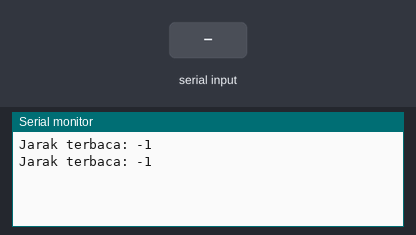
Simulated run of this sketch. Board: Arduino Uno, built with avr-gcc and run on an emulated ATmega328P. On the bench: the last lines printed to the serial monitor. Inputs (shaded band) come from the test bench.

Above: at 1.8 s.
1.9 s: "1" received over the second serial link
At 2.4 s:
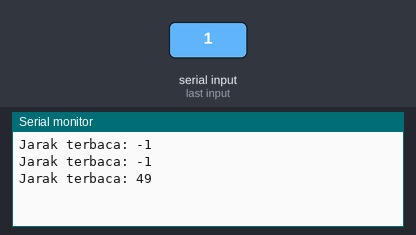
3.4 s: "0" received over the second serial link
At 4.7 s:
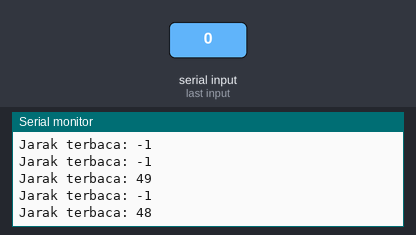
4.9 s: "2" received over the second serial link
At 5.8 s:
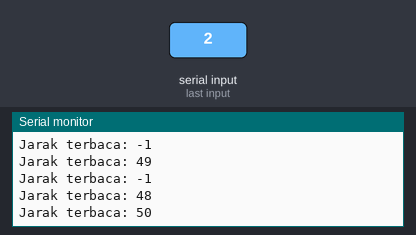
Timing chart, 0 to 7.9 s (numbered marks = the images above; inputs shaded):
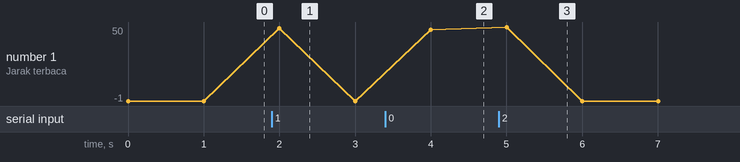

The sketch:

teskom.ino
```cpp
#include<SoftwareSerial.h>
int a;
SoftwareSerial komunikasi(3,2);

void setup() {
 Serial.begin(9600);
 komunikasi.begin(9600);
}

void loop() {
komunikasi.available();
a = komunikasi.read();
Serial.print("Jarak terbaca: ");
Serial.println(a);
delay (1000);

}
```

Measured:
- after the input at 1.9 s, the serial monitor: prints a new line after 0.10 s (image 1)
- after the input at 3.4 s, the serial monitor: prints a new line after 0.60 s (image 2)
- after the input at 4.9 s, the serial monitor: prints a new line after 0.10 s (image 3)
- plotted number 1: -1 → 48 after the input at 3.4 s
